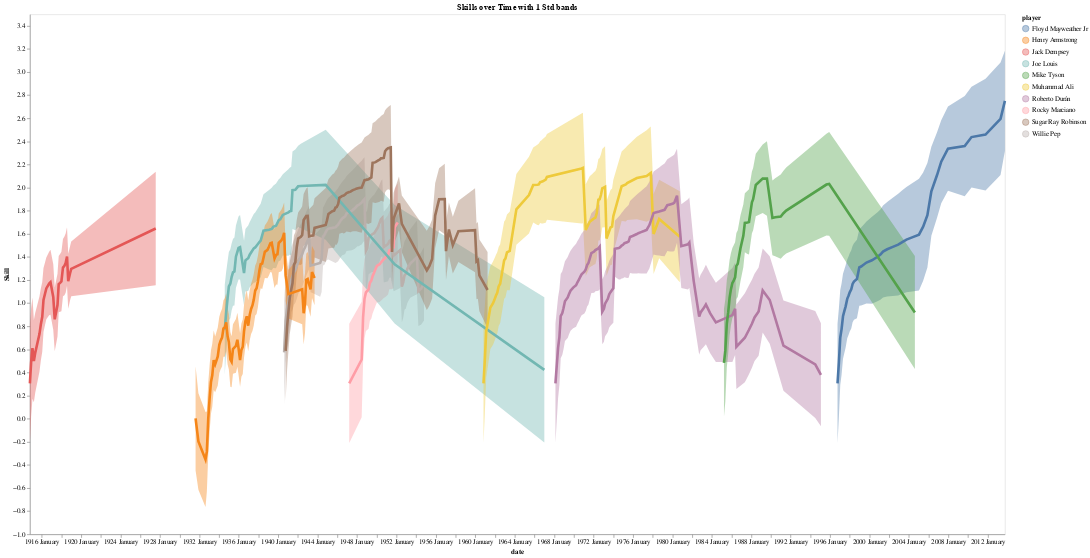

This figure's notebook cell:
### Code cell
self.plot_player_skills(players = top_boxers_online, width=1500, burnin=0)

### Figure 1 — Vega-Lite specification as saved in the notebook (floating-point values rounded to 4 significant figures; data arrays with more than 128 entries replaced by an {"elided": "..."} marker saying what was removed)
{"config": {"view": {"continuousWidth": 300, "continuousHeight": 300}, "axis": {"grid": false}}, "layer": [{"mark": {"type": "area", "opacity": 0.4}, "encoding": {"color": {"field": "player", "type": "nominal"}, "x": {"field": "date", "type": "temporal"}, "y": {"field": "lower", "type": "quantitative"}, "y2": {"field": "upper"}}}, {"mark": {"type": "line", "strokeWidth": 4}, "encoding": {"color": {"field": "player", "scale": {"scheme": "tableau10"}, "sort": ["Muhammad Ali", "Joe Louis", "Sugar Ray Robinson", "Rocky Marciano", "Floyd Mayweather Jr", "Manny Pacquiao", "Jack Dempsey", "Roberto Durán", "Henry Armstrong", "Willie Pep", "Mike Tyson"], "type": "nominal"}, "x": {"axis": {"format": "%Y %B"}, "field": "date", "type": "temporal"}, "y": {"field": "mu", "scale": {"zero": false}, "title": "Skill", "type": "quantitative"}}}], "data": {"name": "data-d64112b66eb94af55275070a4628ec5e"}, "height": 800, "title": "Skills over Time with 1 Std bands", "width": 1500, "$schema": "https://vega.github.io/schema/vega-lite/v5.20.1.json", "datasets": {"data-d64112b66eb94af55275070a4628ec5e": {"elided": "511 records"}}}
